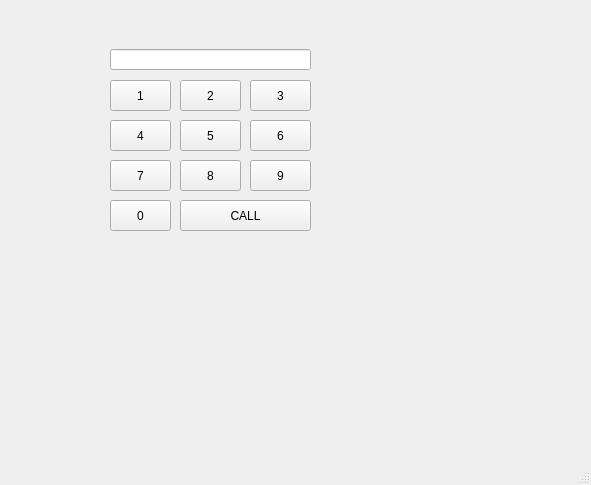
<?xml version="1.0" encoding="UTF-8"?>
<ui version="4.0">
 <class>MainWindow</class>
 <widget class="QMainWindow" name="MainWindow">
  <property name="geometry">
   <rect>
    <x>0</x>
    <y>0</y>
    <width>591</width>
    <height>485</height>
   </rect>
  </property>
  <property name="windowTitle">
   <string>MainWindow</string>
  </property>
  <widget class="QWidget" name="centralwidget">
   <widget class="QLineEdit" name="le">
    <property name="geometry">
     <rect>
      <x>110</x>
      <y>49</y>
      <width>201</width>
      <height>21</height>
     </rect>
    </property>
    <property name="alignment">
     <set>Qt::AlignRight|Qt::AlignTrailing|Qt::AlignVCenter</set>
    </property>
   </widget>
   <widget class="QPushButton" name="pb1">
    <property name="geometry">
     <rect>
      <x>110</x>
      <y>80</y>
      <width>61</width>
      <height>31</height>
     </rect>
    </property>
    <property name="text">
     <string>1</string>
    </property>
   </widget>
   <widget class="QPushButton" name="pb2">
    <property name="geometry">
     <rect>
      <x>180</x>
      <y>80</y>
      <width>61</width>
      <height>31</height>
     </rect>
    </property>
    <property name="text">
     <string>2</string>
    </property>
   </widget>
   <widget class="QPushButton" name="pb3">
    <property name="geometry">
     <rect>
      <x>250</x>
      <y>80</y>
      <width>61</width>
      <height>31</height>
     </rect>
    </property>
    <property name="text">
     <string>3</string>
    </property>
   </widget>
   <widget class="QPushButton" name="pb4">
    <property name="geometry">
     <rect>
      <x>110</x>
      <y>120</y>
      <width>61</width>
      <height>31</height>
     </rect>
    </property>
    <property name="text">
     <string>4</string>
    </property>
   </widget>
   <widget class="QPushButton" name="pb5">
    <property name="geometry">
     <rect>
      <x>180</x>
      <y>120</y>
      <width>61</width>
      <height>31</height>
     </rect>
    </property>
    <property name="text">
     <string>5</string>
    </property>
   </widget>
   <widget class="QPushButton" name="pb6">
    <property name="geometry">
     <rect>
      <x>250</x>
      <y>120</y>
      <width>61</width>
      <height>31</height>
     </rect>
    </property>
    <property name="text">
     <string>6</string>
    </property>
   </widget>
   <widget class="QPushButton" name="pb7">
    <property name="geometry">
     <rect>
      <x>110</x>
      <y>160</y>
      <width>61</width>
      <height>31</height>
     </rect>
    </property>
    <property name="text">
     <string>7</string>
    </property>
   </widget>
   <widget class="QPushButton" name="pb8">
    <property name="geometry">
     <rect>
      <x>180</x>
      <y>160</y>
      <width>61</width>
      <height>31</height>
     </rect>
    </property>
    <property name="text">
     <string>8</string>
    </property>
   </widget>
   <widget class="QPushButton" name="pb9">
    <property name="geometry">
     <rect>
      <x>250</x>
      <y>160</y>
      <width>61</width>
      <height>31</height>
     </rect>
    </property>
    <property name="text">
     <string>9</string>
    </property>
   </widget>
   <widget class="QPushButton" name="pb0">
    <property name="geometry">
     <rect>
      <x>110</x>
      <y>200</y>
      <width>61</width>
      <height>31</height>
     </rect>
    </property>
    <property name="text">
     <string>0</string>
    </property>
   </widget>
   <widget class="QPushButton" name="pb_call">
    <property name="geometry">
     <rect>
      <x>180</x>
      <y>200</y>
      <width>131</width>
      <height>31</height>
     </rect>
    </property>
    <property name="text">
     <string>CALL</string>
    </property>
   </widget>
  </widget>
  <widget class="QMenuBar" name="menubar">
   <property name="geometry">
    <rect>
     <x>0</x>
     <y>0</y>
     <width>591</width>
     <height>21</height>
    </rect>
   </property>
  </widget>
  <widget class="QStatusBar" name="statusbar"/>
 </widget>
 <resources/>
 <connections/>
 <slots>
  <slot>myclick()</slot>
 </slots>
</ui>
